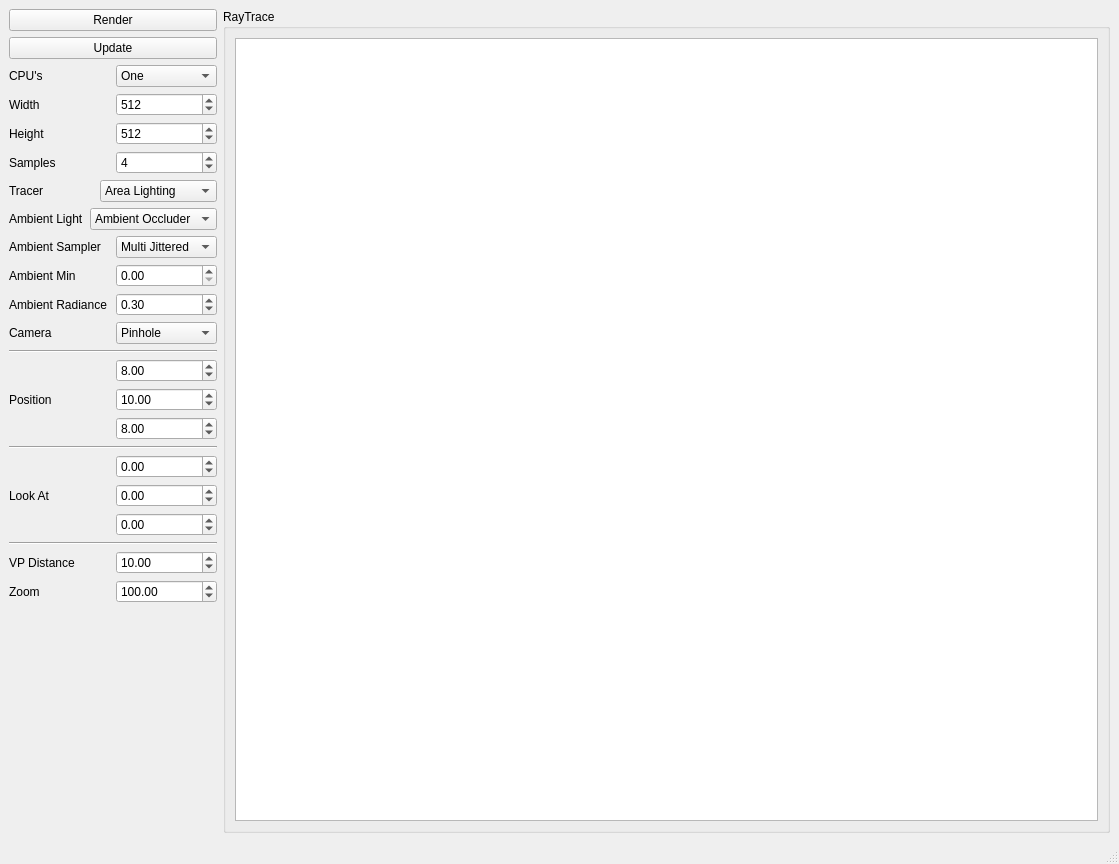
<?xml version="1.0" encoding="UTF-8"?>
<ui version="4.0">
 <class>MainWindow</class>
 <widget class="QMainWindow" name="MainWindow">
  <property name="geometry">
   <rect>
    <x>0</x>
    <y>0</y>
    <width>1119</width>
    <height>864</height>
   </rect>
  </property>
  <property name="windowTitle">
   <string>MainWindow</string>
  </property>
  <widget class="QWidget" name="centralwidget">
   <layout class="QHBoxLayout" name="horizontalLayout_12" stretch="0,1">
    <item>
     <layout class="QVBoxLayout" name="verticalLayout">
      <item>
       <widget class="QPushButton" name="render">
        <property name="text">
         <string>Render</string>
        </property>
       </widget>
      </item>
      <item>
       <widget class="QPushButton" name="renderUpdate">
        <property name="text">
         <string>Update</string>
        </property>
       </widget>
      </item>
      <item>
       <layout class="QHBoxLayout" name="horizontalLayout_17">
        <item>
         <widget class="QLabel" name="label_14">
          <property name="text">
           <string>CPU's</string>
          </property>
         </widget>
        </item>
        <item>
         <widget class="QComboBox" name="cpus">
          <item>
           <property name="text">
            <string>One</string>
           </property>
          </item>
          <item>
           <property name="text">
            <string>Multi</string>
           </property>
          </item>
         </widget>
        </item>
       </layout>
      </item>
      <item>
       <layout class="QHBoxLayout" name="horizontalLayout">
        <item>
         <widget class="QLabel" name="label">
          <property name="text">
           <string>Width</string>
          </property>
         </widget>
        </item>
        <item>
         <widget class="QSpinBox" name="width">
          <property name="maximum">
           <number>10000</number>
          </property>
          <property name="value">
           <number>512</number>
          </property>
         </widget>
        </item>
       </layout>
      </item>
      <item>
       <layout class="QHBoxLayout" name="horizontalLayout_2">
        <item>
         <widget class="QLabel" name="label_2">
          <property name="text">
           <string>Height</string>
          </property>
         </widget>
        </item>
        <item>
         <widget class="QSpinBox" name="height">
          <property name="maximum">
           <number>10000</number>
          </property>
          <property name="value">
           <number>512</number>
          </property>
         </widget>
        </item>
       </layout>
      </item>
      <item>
       <layout class="QHBoxLayout" name="horizontalLayout_3">
        <item>
         <widget class="QLabel" name="label_3">
          <property name="text">
           <string>Samples</string>
          </property>
         </widget>
        </item>
        <item>
         <widget class="QSpinBox" name="samples">
          <property name="minimum">
           <number>1</number>
          </property>
          <property name="maximum">
           <number>10000</number>
          </property>
          <property name="value">
           <number>4</number>
          </property>
         </widget>
        </item>
       </layout>
      </item>
      <item>
       <layout class="QHBoxLayout" name="horizontalLayout_4">
        <item>
         <widget class="QLabel" name="label_4">
          <property name="text">
           <string>Tracer</string>
          </property>
         </widget>
        </item>
        <item>
         <widget class="QComboBox" name="tracer">
          <property name="currentIndex">
           <number>1</number>
          </property>
          <item>
           <property name="text">
            <string>Ray Cast</string>
           </property>
          </item>
          <item>
           <property name="text">
            <string>Area Lighting</string>
           </property>
          </item>
          <item>
           <property name="text">
            <string>Multiple Objects</string>
           </property>
          </item>
          <item>
           <property name="text">
            <string>Single Sphere</string>
           </property>
          </item>
         </widget>
        </item>
       </layout>
      </item>
      <item>
       <layout class="QHBoxLayout" name="horizontalLayout_5">
        <item>
         <widget class="QLabel" name="label_5">
          <property name="text">
           <string>Ambient Light</string>
          </property>
         </widget>
        </item>
        <item>
         <widget class="QComboBox" name="ambient">
          <property name="currentIndex">
           <number>1</number>
          </property>
          <item>
           <property name="text">
            <string>Ambient</string>
           </property>
          </item>
          <item>
           <property name="text">
            <string>Ambient Occluder</string>
           </property>
          </item>
         </widget>
        </item>
       </layout>
      </item>
      <item>
       <layout class="QHBoxLayout" name="horizontalLayout_10">
        <item>
         <widget class="QLabel" name="label_6">
          <property name="text">
           <string>Ambient Sampler</string>
          </property>
         </widget>
        </item>
        <item>
         <widget class="QComboBox" name="ambientSampler">
          <item>
           <property name="text">
            <string>Multi Jittered</string>
           </property>
          </item>
          <item>
           <property name="text">
            <string>Regular</string>
           </property>
          </item>
         </widget>
        </item>
       </layout>
      </item>
      <item>
       <layout class="QHBoxLayout" name="horizontalLayout_13">
        <item>
         <widget class="QLabel" name="label_12">
          <property name="text">
           <string>Ambient Min</string>
          </property>
         </widget>
        </item>
        <item>
         <widget class="QDoubleSpinBox" name="ambientMin">
          <property name="maximum">
           <double>1.000000000000000</double>
          </property>
          <property name="singleStep">
           <double>0.100000000000000</double>
          </property>
         </widget>
        </item>
       </layout>
      </item>
      <item>
       <layout class="QHBoxLayout" name="horizontalLayout_14">
        <item>
         <widget class="QLabel" name="label_13">
          <property name="text">
           <string>Ambient Radiance</string>
          </property>
         </widget>
        </item>
        <item>
         <widget class="QDoubleSpinBox" name="ambientRadiance">
          <property name="maximum">
           <double>10.000000000000000</double>
          </property>
          <property name="singleStep">
           <double>0.100000000000000</double>
          </property>
          <property name="value">
           <double>0.300000000000000</double>
          </property>
         </widget>
        </item>
       </layout>
      </item>
      <item>
       <layout class="QHBoxLayout" name="horizontalLayout_11">
        <item>
         <widget class="QLabel" name="label_7">
          <property name="text">
           <string>Camera</string>
          </property>
         </widget>
        </item>
        <item>
         <widget class="QComboBox" name="camera">
          <item>
           <property name="text">
            <string>Pinhole</string>
           </property>
          </item>
         </widget>
        </item>
       </layout>
      </item>
      <item>
       <widget class="Line" name="line_2">
        <property name="orientation">
         <enum>Qt::Horizontal</enum>
        </property>
       </widget>
      </item>
      <item>
       <layout class="QHBoxLayout" name="horizontalLayout_6">
        <item>
         <widget class="QLabel" name="label_8">
          <property name="text">
           <string>Position</string>
          </property>
         </widget>
        </item>
        <item>
         <layout class="QVBoxLayout" name="verticalLayout_2">
          <item>
           <widget class="QDoubleSpinBox" name="cameraX">
            <property name="minimum">
             <double>-1000000.000000000000000</double>
            </property>
            <property name="maximum">
             <double>1000000.000000000000000</double>
            </property>
            <property name="value">
             <double>8.000000000000000</double>
            </property>
           </widget>
          </item>
          <item>
           <widget class="QDoubleSpinBox" name="cameraY">
            <property name="minimum">
             <double>-1000000.000000000000000</double>
            </property>
            <property name="maximum">
             <double>1000000.000000000000000</double>
            </property>
            <property name="value">
             <double>10.000000000000000</double>
            </property>
           </widget>
          </item>
          <item>
           <widget class="QDoubleSpinBox" name="cameraZ">
            <property name="minimum">
             <double>-1000000.000000000000000</double>
            </property>
            <property name="maximum">
             <double>1000000.000000000000000</double>
            </property>
            <property name="value">
             <double>8.000000000000000</double>
            </property>
           </widget>
          </item>
         </layout>
        </item>
       </layout>
      </item>
      <item>
       <widget class="Line" name="line">
        <property name="orientation">
         <enum>Qt::Horizontal</enum>
        </property>
       </widget>
      </item>
      <item>
       <layout class="QHBoxLayout" name="horizontalLayout_7">
        <item>
         <widget class="QLabel" name="label_9">
          <property name="text">
           <string>Look At</string>
          </property>
         </widget>
        </item>
        <item>
         <layout class="QVBoxLayout" name="verticalLayout_3">
          <item>
           <widget class="QDoubleSpinBox" name="lookAtZ">
            <property name="minimum">
             <double>-1000000.000000000000000</double>
            </property>
            <property name="maximum">
             <double>1000000.000000000000000</double>
            </property>
            <property name="value">
             <double>0.000000000000000</double>
            </property>
           </widget>
          </item>
          <item>
           <widget class="QDoubleSpinBox" name="lookAtY">
            <property name="minimum">
             <double>-1000000.000000000000000</double>
            </property>
            <property name="maximum">
             <double>1000000.000000000000000</double>
            </property>
           </widget>
          </item>
          <item>
           <widget class="QDoubleSpinBox" name="lookAtX">
            <property name="minimum">
             <double>-1000000.000000000000000</double>
            </property>
            <property name="maximum">
             <double>1000000.000000000000000</double>
            </property>
           </widget>
          </item>
         </layout>
        </item>
       </layout>
      </item>
      <item>
       <widget class="Line" name="line_3">
        <property name="orientation">
         <enum>Qt::Horizontal</enum>
        </property>
       </widget>
      </item>
      <item>
       <layout class="QHBoxLayout" name="horizontalLayout_8">
        <item>
         <widget class="QLabel" name="label_10">
          <property name="text">
           <string>VP Distance</string>
          </property>
         </widget>
        </item>
        <item>
         <widget class="QDoubleSpinBox" name="vpDistance">
          <property name="maximum">
           <double>1000000.000000000000000</double>
          </property>
          <property name="value">
           <double>10.000000000000000</double>
          </property>
         </widget>
        </item>
       </layout>
      </item>
      <item>
       <layout class="QHBoxLayout" name="horizontalLayout_9">
        <item>
         <widget class="QLabel" name="label_11">
          <property name="text">
           <string>Zoom</string>
          </property>
         </widget>
        </item>
        <item>
         <widget class="QDoubleSpinBox" name="zoom">
          <property name="maximum">
           <double>500000.000000000000000</double>
          </property>
          <property name="value">
           <double>100.000000000000000</double>
          </property>
         </widget>
        </item>
       </layout>
      </item>
      <item>
       <spacer name="verticalSpacer">
        <property name="orientation">
         <enum>Qt::Vertical</enum>
        </property>
        <property name="sizeHint" stdset="0">
         <size>
          <width>20</width>
          <height>40</height>
         </size>
        </property>
       </spacer>
      </item>
     </layout>
    </item>
    <item>
     <widget class="QGroupBox" name="groupBox">
      <property name="title">
       <string>RayTrace</string>
      </property>
      <layout class="QVBoxLayout" name="verticalLayout_4">
       <item>
        <widget class="QGraphicsView" name="renderView"/>
       </item>
      </layout>
     </widget>
    </item>
   </layout>
  </widget>
  <widget class="QMenuBar" name="menubar">
   <property name="geometry">
    <rect>
     <x>0</x>
     <y>0</y>
     <width>1119</width>
     <height>23</height>
    </rect>
   </property>
  </widget>
  <widget class="QStatusBar" name="statusbar"/>
 </widget>
 <resources/>
 <connections/>
</ui>
